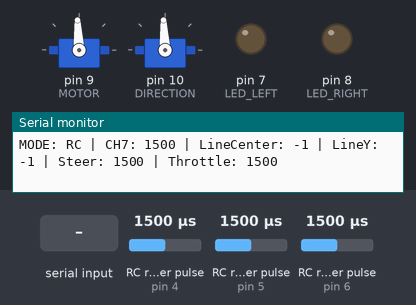
Bench run of a sketch on a simulated Arduino Uno, built with avr-gcc and run on an emulated ATmega328P. Shown: 2 × servo, output pins drawn as LEDs (lit = HIGH), the last lines printed to the serial monitor. Wiring (inferred from the names in the program): 3 × RC receiver channel: data pin 4 / data pin 5 / data pin 6. The test bench sets the inputs (shaded band); at power-on: RC receiver pulse (sensors on pin 5, pin 6, pin 4) 1500 µs.

Above: at 3.2 s.
3.3 s: RC receiver pulse (sensor on pin 5) set to 1020 µs
At 3.69 s:
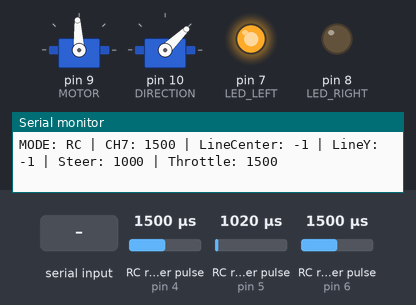
6.3 s: RC receiver pulse (sensor on pin 6) set to 1731 µs
9.3 s: RC receiver pulse (sensor on pin 6) set to 1759 µs
At 10.5 s:
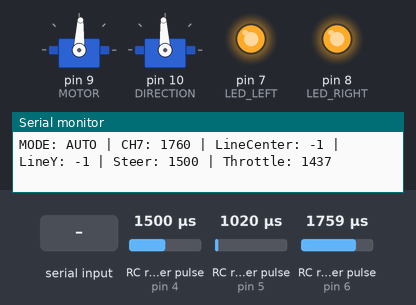
10.8 s: "30,150\n" received over Serial
At 11.7 s:
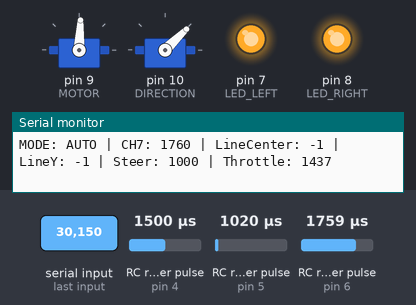
12.5 s: "1,90\n" received over Serial
At 12.6 s:
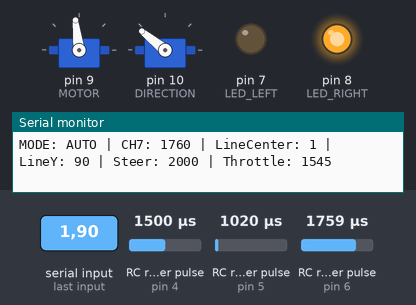
14.1 s: "90,45\n" received over Serial
At 14.8 s:
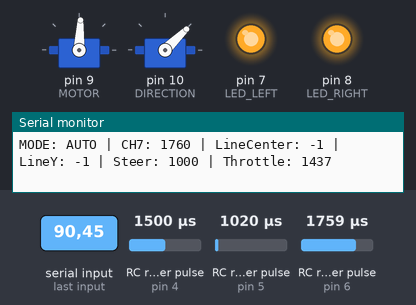
Timing chart, 0 to 16.8 s (numbered marks = the images above; inputs shaded):
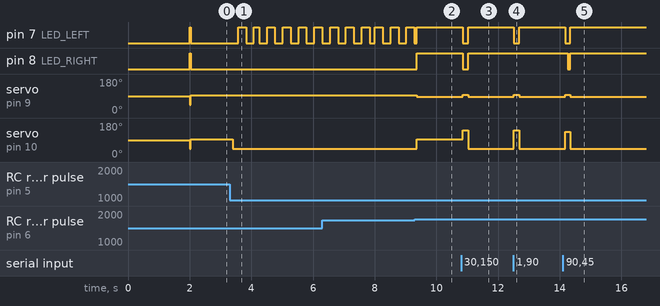

The sketch:

hybrid_manual_auto.ino
```cpp
#include <Servo.h>                         // 서보 모터 제어를 위한 Servo 라이브러리 포함
#include <PinChangeInterrupt.h>            // 모든 디지털 핀에서 인터럽트 사용을 위한 라이브러리 포함

// === 핀 정의 ===
#define CH1        5   // RC 조종기의 조향 신호 입력 핀
#define CH2        4   // RC 조종기의 스로틀(속도) 신호 입력 핀
#define CH6        6   // RC 조종기의 모드 전환 스위치 입력 핀
#define MOTOR      9   // ESC 제어를 위한 PWM 출력 핀 (스로틀)
#define DIRECTION 10   // 서보 모터 제어를 위한 PWM 출력 핀 (조향)
#define LED_LEFT   7   // 좌측 방향 LED 출력 핀
#define LED_RIGHT  8   // 우측 방향 LED 출력 핀

// === 기본 설정 ===
const int pwmCenter = 1500;             // PWM 중앙값 (중립값)
const float forwardFactor  = 0.25f;     // 전진 시 입력 PWM에 대한 민감도 계수
const float backwardFactor = 0.38f;     // 후진 시 입력 PWM에 대한 민감도 계수
const int steerRange = 700;             // 조향값 최대 편차 (출력 범위)
const float steerExpo = 1.5f;           // 조향 반응의 비선형 지수 계수

// === 속도 설정 (수정됨) ===
const int straightSpeed = 1545;         // 직진 속도 PWM (느리게 전진)
const int cornerSpeed   = 1541;         // 회전 시 속도 PWM (더 느리게 회전)
const int reverseSpeed  = 1437;         // 후진 속도 PWM (빠르게 후진)

// === 라인 거리 판단 기준 ===
const int lineFarThreshold = 160;       // 카메라로 본 선의 y값 기준: 작을수록 멀리 있는 선

// === 시리얼 처리 타이밍 ===
const int serialFrameTimeout = 100;     // 시리얼 데이터 프레임 수신 제한 시간(ms)
const int lostLineThreshold = 1;        // 선 감지 실패를 몇 프레임까지 허용할지 기준

// === PWM 신호 측정 변수 ===
volatile uint32_t throttleStart, throttlePulse;  // RC 스로틀 신호 측정용 변수
volatile uint32_t steerStart, steerPulse;        // RC 조향 신호 측정용 변수
volatile uint32_t ch6Start, ch6Pulse;            // RC 모드 전환 스위치 신호 측정용 변수

Servo throttleESC;                     // ESC 제어용 서보 객체
Servo steerServo;                      // 조향 서보 객체

// === 시리얼 및 상태 변수 ===
String serialBuffer = "";              // 시리얼로 받은 문자열 버퍼
unsigned long lastSerialTime = 0;      // 마지막 시리얼 수신 시각
unsigned long lastCH6Time = 0;         // 마지막 CH6 수신 시각
int lineCenter = -1;                   // 카메라로 감지된 선의 중심 x좌표
int lineY = -1;                        // 카메라로 감지된 선의 y좌표
const int frameCenter = 320;           // 카메라 화면의 중심 x좌표
int lastOffset = 0;                    // 마지막 프레임에서 선 중심의 오프셋
int lostLineCount = 0;                 // 선을 감지하지 못한 연속 프레임 수

// === 인터럽트 ===
void throttleISR() {
  if (digitalRead(CH2) == HIGH) throttleStart = micros();    // 상승 엣지: 시작 시간 저장
  else throttlePulse = micros() - throttleStart;             // 하강 엣지: 펄스 길이 계산
}

void steerISR() {
  if (digitalRead(CH1) == HIGH) steerStart = micros();       // 상승 엣지: 시작 시간 저장
  else steerPulse = micros() - steerStart;                   // 하강 엣지: 펄스 길이 계산
}

void ch7ISR() {
  if (digitalRead(CH6) == HIGH) ch6Start = micros();         // 상승 엣지: 시작 시간 저장
  else {
    ch6Pulse = micros() - ch6Start;                          // 하강 엣지: 펄스 길이 계산
    lastCH6Time = millis();                                  // 마지막 수신 시간 갱신
  }
}

// === 초기화 ===
void setup() {
  Serial.begin(9600);                                       // 시리얼 통신 초기화

  throttleESC.attach(MOTOR);                                // ESC 연결
  steerServo.attach(DIRECTION);                             // 서보 연결

  delay(2000);                                               // ESC 초기화 대기 시간
  throttleESC.writeMicroseconds(pwmCenter);                 // 초기 PWM 값 설정 (정지 상태)
  steerServo.writeMicroseconds(pwmCenter);

  pinMode(CH2, INPUT); pinMode(CH1, INPUT); pinMode(CH6, INPUT);      // 입력 핀 설정
  pinMode(LED_LEFT, OUTPUT); pinMode(LED_RIGHT, OUTPUT);             // LED 출력 핀 설정

  attachPCINT(digitalPinToPCINT(CH2), throttleISR, CHANGE);          // CH2 인터럽트 설정
  attachPCINT(digitalPinToPCINT(CH1), steerISR, CHANGE);             // CH1 인터럽트 설정
  attachPCINT(digitalPinToPCINT(CH6), ch7ISR, CHANGE);               // CH6 인터럽트 설정
}

// === 메인 루프 ===
void loop() {
  // --- 시리얼 입력 처리 ---
  while (Serial.available()) {
    char c = Serial.read();
    if (c == '\n') {
      int commaIndex = serialBuffer.indexOf(',');
      if (commaIndex > 0) {
        lineCenter = serialBuffer.substring(0, commaIndex).toInt();  // 선 중심 x좌표 추출
        lineY = serialBuffer.substring(commaIndex + 1).toInt();      // 선 y좌표 추출
        lastSerialTime = millis();                                   // 시간 기록
        lostLineCount = 0;                                           // 실패 카운터 초기화
      }
      serialBuffer = "";     // 버퍼 초기화
    } else {
      serialBuffer += c;    // 버퍼에 문자 추가
    }
  }

  // --- 선 감지 실패 판정 ---
  if (millis() - lastSerialTime > serialFrameTimeout) {
    if (lostLineCount < lostLineThreshold) {
      lostLineCount++;
      lastSerialTime = millis();
    }
    if (lostLineCount >= lostLineThreshold) {
      lineCenter = -1;
      lineY = -1;   // 감지 실패 처리
    }
  }

  if (millis() - lastCH6Time > 1000) ch6Pulse = 0;  // 모드 스위치 입력 유효시간 초과 시 초기화

  bool useSerial = (ch6Pulse > 1750);               // 모드 스위치 상태에 따라 자율주행 모드 여부 판단
  int steerOut = pwmCenter;
  int throttleOut = pwmCenter;

  if (useSerial) {
    // === 자율주행 모드 ===
    if (lineCenter != -1 && lineY != -1) {
      int offset = frameCenter - lineCenter;       // 선 중심과 프레임 중심 간 차이 계산
      lastOffset = offset;

      if (abs(offset) <= 20) {
        steerOut = pwmCenter;                     // 중심이면 직진
      } else {
        float norm = float(offset) / frameCenter;         // 오프셋 정규화
        float curved = copysign(pow(abs(norm), steerExpo), norm);  // 비선형 조향값 계산
        steerOut = pwmCenter + curved * steerRange;
      }

      if (lineY < lineFarThreshold)
        throttleOut = straightSpeed;              // 선이 멀면 직진
      else
        throttleOut = cornerSpeed;               // 선이 가까우면 회전 (감속)

    } else {
      // === 선 감지 실패 시 후진 ===
      int reverseOffset = 0;
      if (lastOffset > 0) reverseOffset = -300;    // 오른쪽 놓침 시 왼쪽으로 후진
      else if (lastOffset < 0) reverseOffset = 300; // 왼쪽 놓침 시 오른쪽으로 후진

      float norm = float(reverseOffset) / frameCenter;
      float curved = copysign(pow(abs(norm), steerExpo), norm);
      steerOut = pwmCenter + curved * steerRange;
      throttleOut = reverseSpeed;
    }

    // === 방향 LED 처리 ===
    if (steerOut < pwmCenter - 100) {
      digitalWrite(LED_LEFT, millis() % 500 < 250);  // 좌회전 깜빡이
      digitalWrite(LED_RIGHT, LOW);
    } else if (steerOut > pwmCenter + 100) {
      digitalWrite(LED_RIGHT, millis() % 500 < 250); // 우회전 깜빡이
      digitalWrite(LED_LEFT, LOW);
    } else {
      digitalWrite(LED_LEFT, LOW); digitalWrite(LED_RIGHT, LOW);
    }

    if (throttleOut < pwmCenter - 50) {
      digitalWrite(LED_LEFT, HIGH); digitalWrite(LED_RIGHT, HIGH); // 후진 등
    }

  } else {
    // === 수동 조종 모드 ===
    int tOff = throttlePulse - pwmCenter;
    if (tOff > 100)
      throttleOut = pwmCenter + tOff * forwardFactor;
    else if (tOff < -100)
      throttleOut = pwmCenter + tOff * backwardFactor;
    else
      throttleOut = pwmCenter;  // 중립값

    int sOff = steerPulse - pwmCenter;
    if (abs(sOff) > 30) {
      float norm = float(sOff) / 500.0f;
      float curved = copysign(pow(abs(norm), steerExpo), norm);
      steerOut = pwmCenter + curved * steerRange;
    } else {
      steerOut = pwmCenter;  // 중립값
    }

    // 방향 LED 처리
    if (steerOut < pwmCenter - 100) {
      digitalWrite(LED_LEFT, millis() % 500 < 250);
      digitalWrite(LED_RIGHT, LOW);
    } else if (steerOut > pwmCenter + 100) {
      digitalWrite(LED_RIGHT, millis() % 500 < 250);
      digitalWrite(LED_LEFT, LOW);
    } else {
      digitalWrite(LED_LEFT, LOW); digitalWrite(LED_RIGHT, LOW);
    }

    if (throttleOut < pwmCenter - 50) {
      digitalWrite(LED_LEFT, HIGH); digitalWrite(LED_RIGHT, HIGH);
    }
  }

  // === PWM 출력 ===
  steerOut = constrain(steerOut, 1000, 2000);         // 출력 범위 제한
  throttleOut = constrain(throttleOut, 1000, 2000);
  steerServo.writeMicroseconds(steerOut);             // PWM 출력 (조향)
  throttleESC.writeMicroseconds(throttleOut);         // PWM 출력 (속도)

  // === 디버깅 정보 출력 ===
  Serial.print("MODE: ");
  Serial.print(useSerial ? "AUTO" : "RC");
  Serial.print(" | CH7: "); Serial.print(ch6Pulse);
  Serial.print(" | LineCenter: "); Serial.print(lineCenter);
  Serial.print(" | LineY: "); Serial.print(lineY);
  Serial.print(" | Steer: "); Serial.print(steerOut);
  Serial.print(" | Throttle: "); Serial.println(throttleOut);

  delay(20);  // 주기 조절 (50Hz)
}
```

Measured:
- the behaviour switches between 1749 and 1750 µs on RC receiver pulse (sensor on pin 6) (found by bisection; images 1 and 2)
- after the input at 3.3 s, pin 7 (LED_LEFT): goes HIGH 0.26 s, LOW 0.26 s, HIGH 0.17 s, 3 × (LOW 0.26 s, HIGH 0.26 s), LOW 0.26 s, then HIGH, starting after 0.27 s; servo on pin 10 (DIRECTION): 93° → 44° after 0.10 s
- after the input at 9.3 s, pin 8 (LED_RIGHT): LOW → HIGH after 0.07 s; servo on pin 9 (MOTOR): 93° → 87° after 0.07 s; servo on pin 10 (DIRECTION): 44° → 93° after 0.07 s
- after the input at 10.8 s, pin 7 (LED_LEFT), pin 8 (LED_RIGHT): HIGH → LOW after 0.06 s, → HIGH 0.18 s later; servo on pin 9 (MOTOR): 87° → 97° after 0.06 s, → 87° 0.18 s later; servo on pin 10 (DIRECTION): 93° → 141° after 0.06 s, → 44° 0.18 s later
- after the input at 12.5 s, pin 7 (LED_LEFT): HIGH → LOW at once, → HIGH 0.17 s later; servo on pin 9 (MOTOR): 87° → 97° at once, → 87° 0.17 s later; servo on pin 10 (DIRECTION): 44° → 141° at once, → 44° 0.17 s later
- after the input at 14.1 s, pin 7 (LED_LEFT): HIGH → LOW after 0.08 s, → HIGH 0.17 s later; pin 8 (LED_RIGHT): HIGH → LOW after 0.16 s, → HIGH 0.09 s later; servo on pin 9 (MOTOR): 87° → 97° after 0.08 s, → 87° 0.17 s later; servo on pin 10 (DIRECTION): 44° → 134° after 0.08 s, → 44° 0.17 s later
